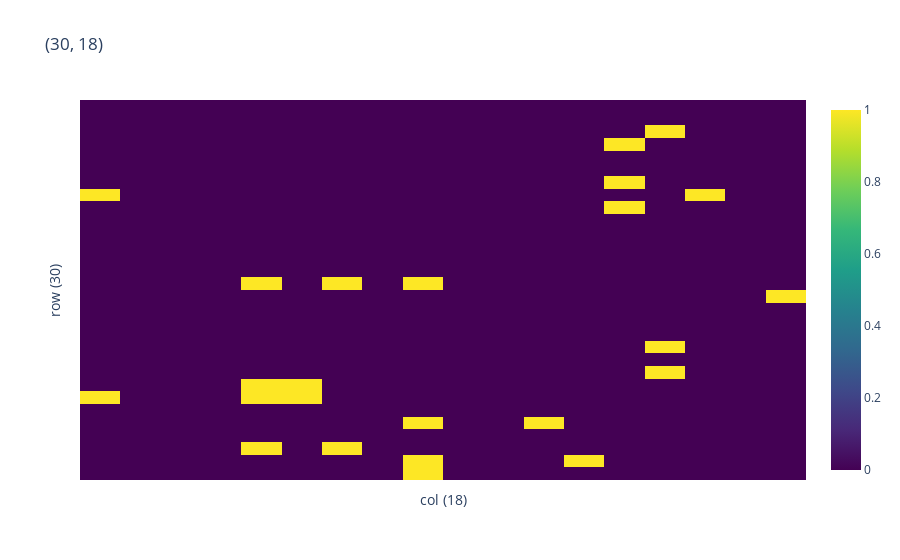

Notebook code for this chart:
### Code cell
from interp_utils import heatmap

heatmap(tree.sample((30,)))

### Figure 1 — Plotly figure (JSON) as saved in the notebook; plotly's stock layout.template omitted (floating-point values rounded to 4 significant figures; data arrays with more than 128 entries replaced by an {"elided": "..."} marker saying what was removed)
{"data": [{"colorscale": [[0, "#440154"], [0.1111, "#482878"], [0.2222, "#3e4989"], [0.3333, "#31688e"], [0.4444, "#26828e"], [0.5556, "#1f9e89"], [0.6667, "#35b779"], [0.7778, "#6ece58"], [0.8889, "#b5de2b"], [1, "#fde725"]], "hovertemplate": "%{y}%{x}val: %{z:.2f}<extra></extra>", "type": "heatmap", "x": ["col: 0<br>", "col: 1<br>", "col: 2<br>", "col: 3<br>", "col: 4<br>", "col: 5<br>", "col: 6<br>", "col: 7<br>", "col: 8<br>", "col: 9<br>", "col: 10<br>", "col: 11<br>", "col: 12<br>", "col: 13<br>", "col: 14<br>", "col: 15<br>", "col: 16<br>", "col: 17<br>"], "y": ["row: 0<br>", "row: 1<br>", "row: 2<br>", "row: 3<br>", "row: 4<br>", "row: 5<br>", "row: 6<br>", "row: 7<br>", "row: 8<br>", "row: 9<br>", "row: 10<br>", "row: 11<br>", "row: 12<br>", "row: 13<br>", "row: 14<br>", "row: 15<br>", "row: 16<br>", "row: 17<br>", "row: 18<br>", "row: 19<br>", "row: 20<br>", "row: 21<br>", "row: 22<br>", "row: 23<br>", "row: 24<br>", "row: 25<br>", "row: 26<br>", "row: 27<br>", "row: 28<br>", "row: 29<br>"], "z": {"elided": "30x18 int values"}}], "layout": {"title": {"text": "(30, 18)"}, "xaxis": {"showticklabels": false, "title": {"text": "col (18)"}}, "yaxis": {"autorange": "reversed", "showticklabels": false, "title": {"text": "row (30)"}}}}
